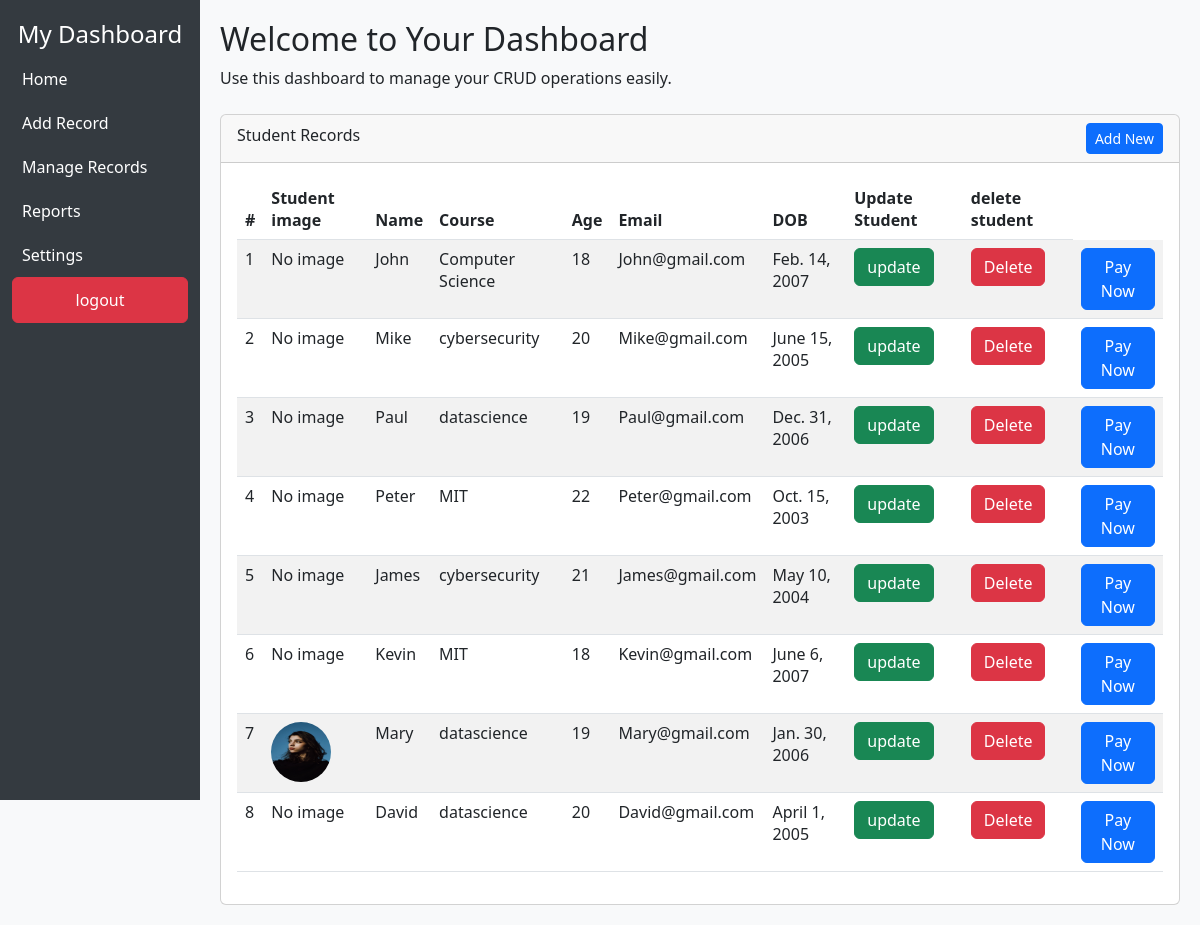
Before: /index/ (signed in) with the older database file.
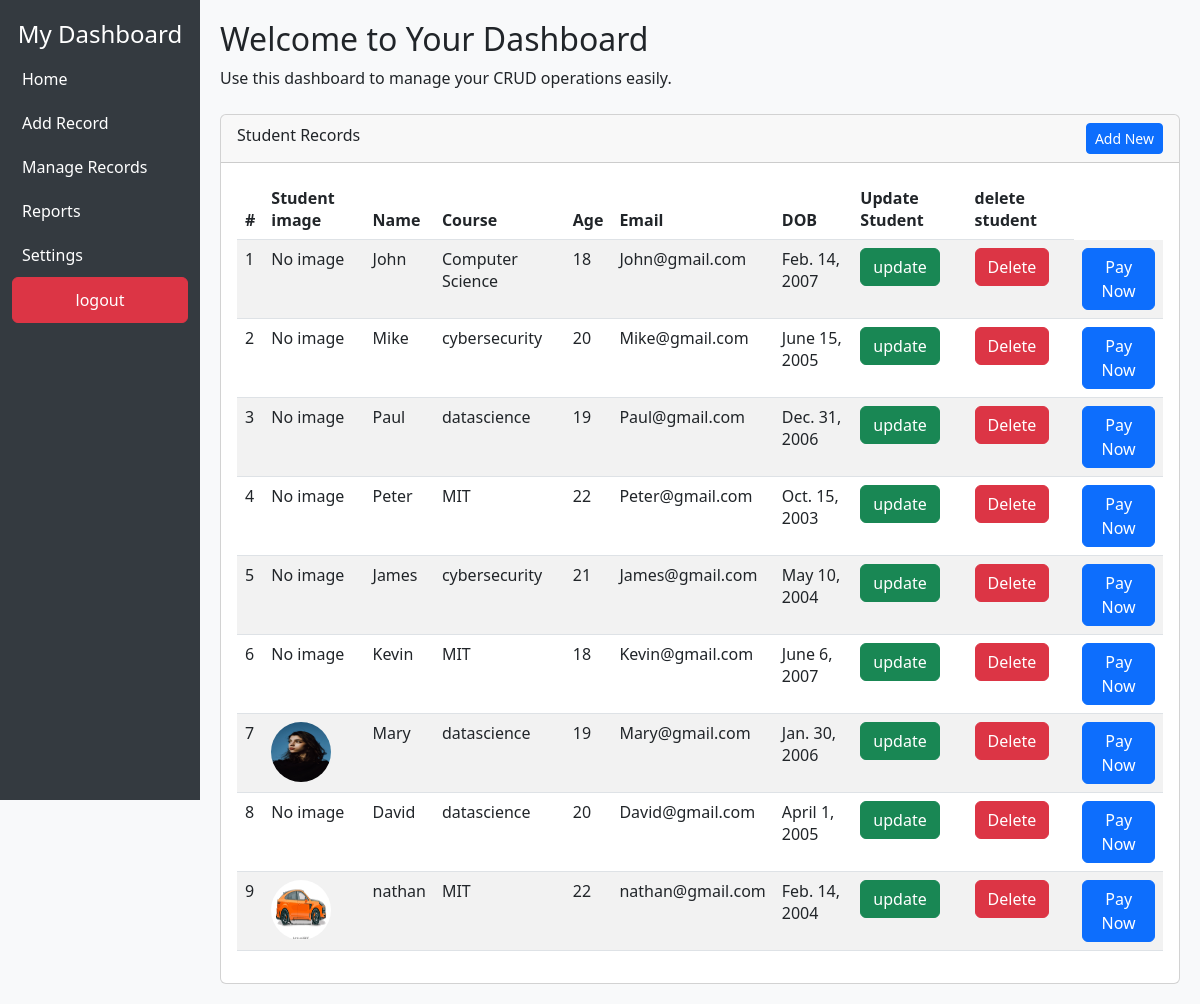
After: the same page with the newer database file.
### Admin/models.py (models this page shows, shortened)
class Student(models.Model):
    image = models.ImageField(upload_to='students/',null=True,blank=True)
    name =models.CharField(max_length=20)
    course =models.CharField(max_length=20)
    age =models.IntegerField()
    email =models.EmailField(null=True, blank=True )
    date =models.DateField(null=True, blank=True)

### Admin/views.py (the view)
# urls.py: path('index/', views.index, name='index'),
@login_required
def index(request):
    students = Student.objects.all()
    return render(request, 'index.html',{'students': students})

### Admin/templates/index.html (shortened to what this page needs)
{% load static %}
<html lang="en">
<head>
    <link
      href="https://cdn.jsdelivr.net/npm/bootstrap@5.3.0/dist/css/bootstrap.min.css"
      rel="stylesheet"
    >
    <link rel="stylesheet" href="{% static 'css/main.css'%}">
</head>
<body>
<div class="container-fluid">
    <div class="row">
        <div class="col-md-3 col-lg-2 sidebar">
            <h4 class="text-center">My Dashboard</h4>
            <a href="#">Home</a>
            <a href="{% url 'add_record' %}">Add Record</a>
            <a href="#">Manage Records</a>
            <a href="#">Reports</a>
            <a href="#">Settings</a>
            {% if user.is_authenticated %}
            <a href="{% url 'logout' %}" class="btn btn-danger">logout</a>
            {% else %}
            <a href="" class="btn btn-primary">login</a>
            {% endif %}
        </div>
        <div class="col-md-9 col-lg-10 content">
            <h2>Welcome to Your Dashboard</h2>
            <p>Use this dashboard to manage your CRUD operations easily.</p>
            <div class="card mt-4">
                <div class="card-header">
                    Student Records
                    <a href="{% url 'add_record' %}" class="btn btn-primary btn-sm float-end">Add New</a>
                </div>
                <div class="card-body">
                    <table class="table table-striped">
                        <thead>
                        <tr>
                            <th>#</th>
                            <th>Student image</th>
                            <th>Name</th>
                            <th>Course</th>
                            <th>Age</th>
                            <th>Email</th>
                            <th>DOB</th>
                            <th>Update Student</th>
                            <th> delete student</th>
                        </tr>
                        </thead>
                        <tbody>
                        {% for student in students %}
                            <tr>
                                <td>{{ forloop.counter }}</td>
                                <td>
                                    {% if student.image %}
                                    <img src="{{ student.image.url }}" width="60" height="60"  style="border-radius:50px;" alt="Student Image">
                                    {% else %}
                                    No image
                                    {% endif %}
                                </td>
                                <td>{{ student.name }}</td>
                                <td>{{ student.course }}</td>
                                <td>{{ student.age }}</td>
                                <td>{{ student.email }}</td>
                                <td>{{ student.date }}</td>
                                <td><a href="{% url 'update_record' student.id %}" class="btn btn-success">update</a></td>
                                <td>
    <form action="{% url 'delete_record' student.id %}" method="POST"
          onsubmit="return confirm('Are you sure you want to delete {{ student.name }}?');">
        <button type="submit" class="btn btn-danger ">
            Delete
        </button>
    </form>
</td>
                                <td><a href="{% url 'payment' student.id %}" class="btn btn-primary">Pay Now</a></td>
                            </tr>
                        {% endfor %}
                        </tbody>
                    </table>
                </div>
            </div>
        </div>
    </div>
</div>
</body>
</html>

Changed rows visible on the page:
added Student: image (picture), name "nathan", course "MIT", age "22", email "nathan@gmail.com", date "Feb. 14, 2004"
